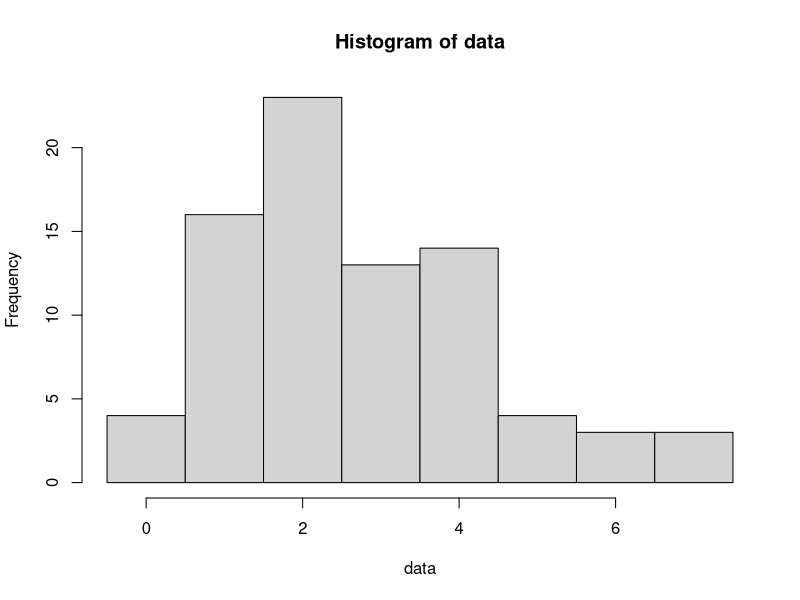
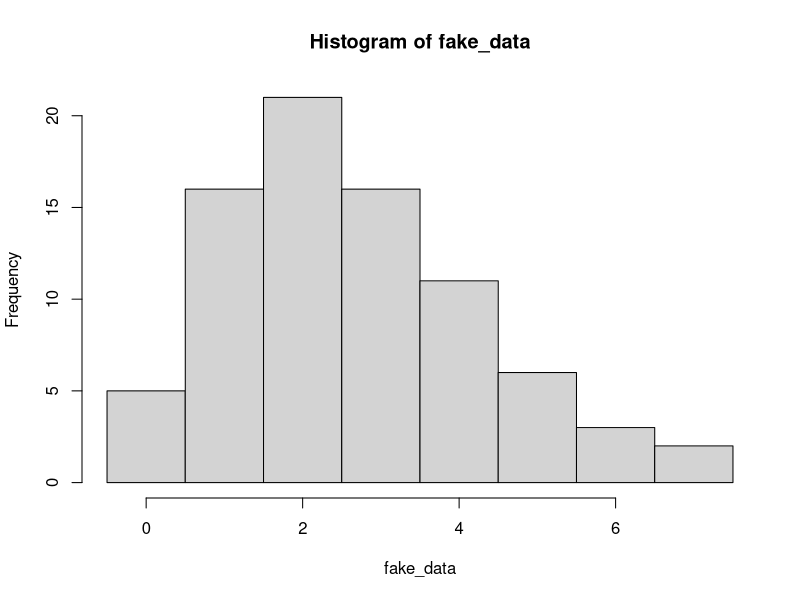
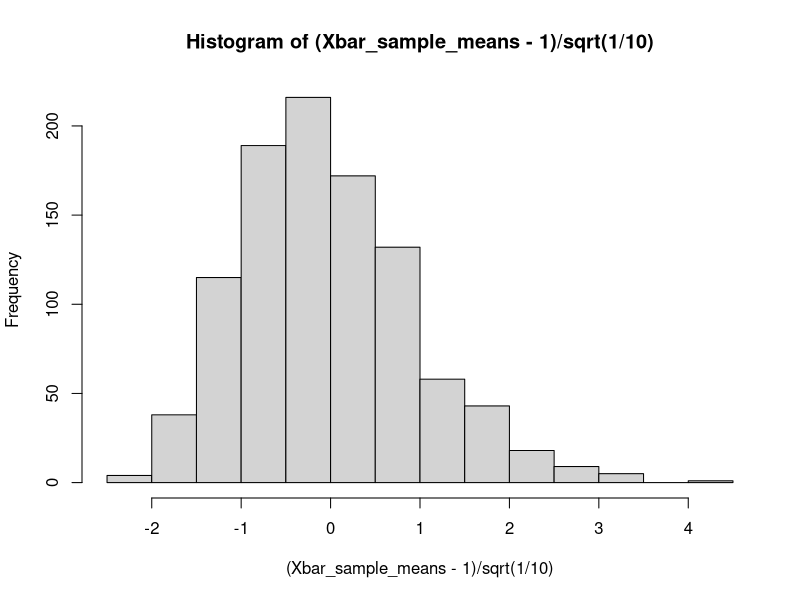
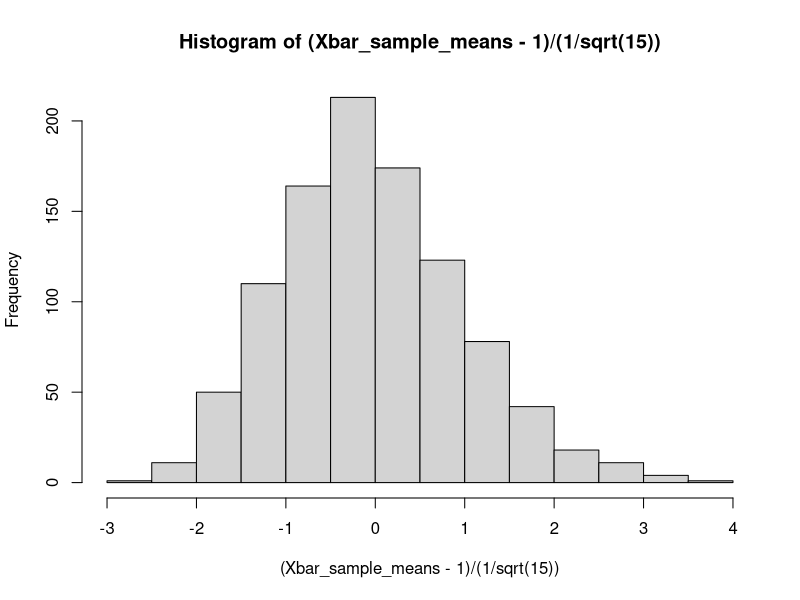
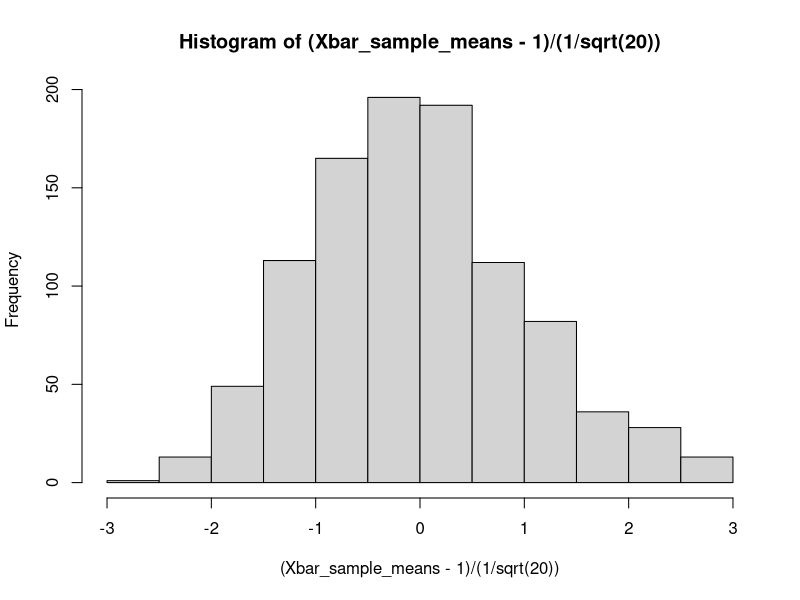
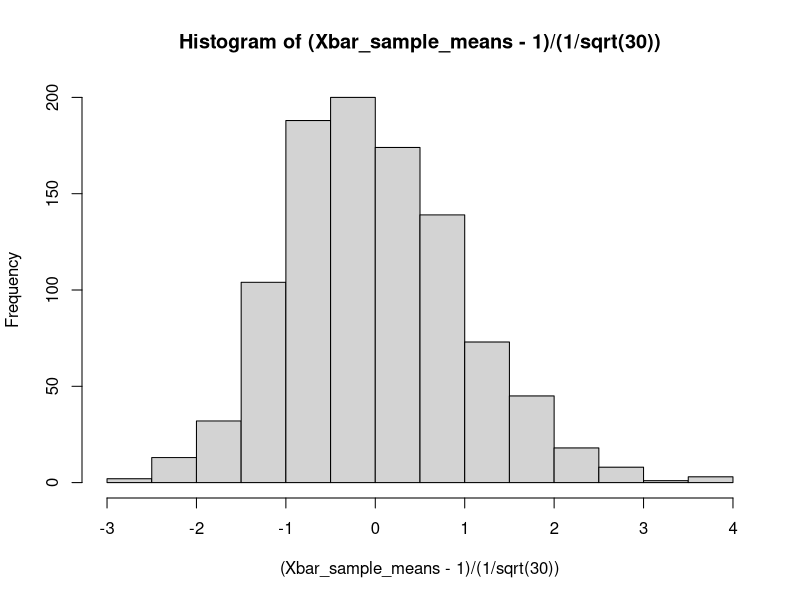
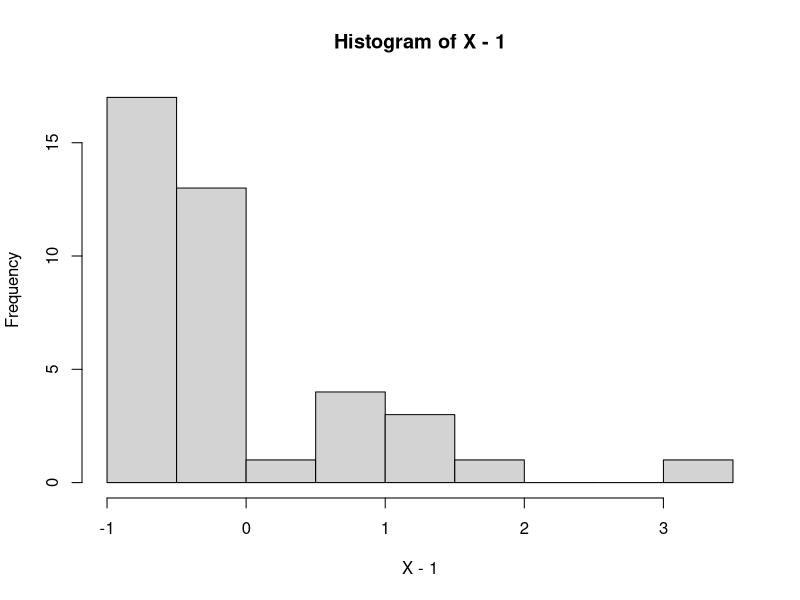
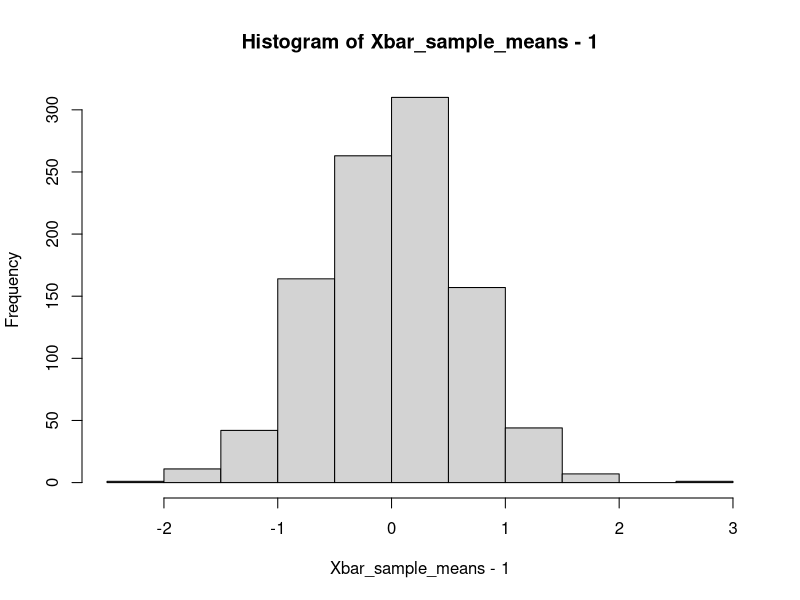

The R script that drew these images, in order:
## ---- chunk 1
# The first argument to qnorm is a vector of the quantiles we want (given as probabilities).
# Asking for the 2.5% and 97.5% quantiles.
qnorm( c(0.025, 0.975), mean=1, sd=1/5)
## ---- chunk 2
qnorm( c(0.025, 0.975), mean=1, sd=1/sqrt(100) )
## ---- chunk 3
n <- 80; # Sample size of our data
lambda_true <- 2.718; # True (but unknown!) Poisson parameter

data <- rpois(n=n, lambda=lambda_true);

hist(data, breaks=seq(-.5,max(data)+.5,1)); # Always good to look at your data!
## ---- chunk 4
# Reminder: we say lambdahat to remind ourselves this is
# an estimate of lambda.
lambda_hat <- mean(data); # Sample mean is our estimate of lambda.

# Generate data under the distribution where lambda_hat is the rate parameter.
# To reiterate, we're pretending that our estimate is the truth and seeing what our data would look like.
fake_data <- rpois(n=n, lambda=lambda_hat);

hist(fake_data, breaks=seq(-.5,max(fake_data)+.5,1))
## ---- chunk 5
# Reminder: sample size and true parameter
n<- 80; lambda_true <- 2.718;
# Generate data from the true distribution
data <- rpois( n=n, lambda=lambda_true);
lambda_hat <- mean(data); # Just estimating this again to remind you

Nrep <- 2000; # Number of repetitions (i.e., replicates)
replicates <- rep(NA,Nrep); # We will store replicates of lambdahat here.
for ( i in 1:Nrep) {
  fake_data <- rpois(n=n, lambda=lambda_hat);
  replicates[i] <- mean( fake_data );
}

# Now construct the confidence interval
CI <- quantile( replicates, probs=c(0.025, 0.975) );
cat(CI)
## ---- chunk 6
run_trial <- function(lambdatrue, n, Nrep) {
  # Run one instance of our experiment above, wherein we
  # 1) Generate data from Pois(lambda_true)
  # 2) Estimate lambdahat from that data.
  # 3) Repeatedly generate data from Pois(lambdahat)
  # 4) Use those repetitions to get an interval.
  # lambdatrue : the true lambda parameter for Poisson
  # n : sample size for the data
  # Nrep : repetitions to use when computing the interval
  data <- rpois(n=n, lambda=lambdatrue);
  lambdahat <- mean(data);
  replicates <- rep(NA,Nrep); # We will store replicates of lambdahat here.
  for ( i in 1:Nrep) {
    fake_data <- rpois(n=n, lambda=lambdahat);
    replicates[i] <- mean( fake_data );
  }

  # Now construct the confidence interval
  # the names=FALSE tells R to return the quantiles with no header
  CI <- quantile( replicates, probs=c(0.025, 0.975), names=FALSE );
  return( (CI[1] < lambdatrue) & (lambdatrue < CI[2]) );
}

## ---- chunk 7
# NOTE: This section of code might take a minute or two to run!
Nexpt <- 500; # Number of times to run the experiment
expt_results <- rep(NA,Nexpt); # Vector to store results
for (i in 1:Nexpt) {
  expt_results[i] <- run_trial(lambdatrue=2.718, n=80, Nrep=1000)
}
# Count what fraction of the time we were correct.
sum(expt_results)/length(expt_results)
## ---- chunk 8
true_rate <- 5;
nsamp <- 25;
obsd_data <- rexp(n=nsamp, rate=true_rate);
# Estimate the rate parameter lambda from the data.
# Recall that the mean is 1/rate, so we can estimate the
# rate by taking the sample mean Xbar, which estimates 1/rate,
# and then using 1/Xbar as our estimate of the rate lambda.
estd_rate <- 1/mean(obsd_data);

NMC <- 2000;
replicates <- rep(NA, NMC);
expt_results <- rep(NA, NMC);
for ( i in 1:NMC) {
  fake_data <- rexp(nsamp, rate=estd_rate);
  # We want to estimate the sampling distribution of the estimated
  # rate parameter from the data.
  replicates[i] <- 1/mean(fake_data);
}

# Now construct the confidence interval
# the names=FALSE tells R to return the quantiles with no header
CI <- quantile( replicates, probs=c(0.025, 0.975), names=FALSE );
(CI[1] < true_rate) & (true_rate < CI[2]) ;
## ---- chunk 9
run_exprate_expt <- function( nsamp, true_rate ) {
  obsd_data <- rexp(n=nsamp, rate=true_rate);
  # Estimate the rate parameter lambda from the data.
  # Recall that the mean is 1/rate, so we can estimate the
  # rate by taking the sample mean Xbar, which estimates 1/rate,
  # and then using 1/Xbar as our estimate of the rate lambda.
  estd_rate <- 1/mean(obsd_data);
  
  # Now generate "fake" data sets and estimate lambda on each.
  NMC <- 2000;
  replicates <- rep(NA, NMC);
  expt_results <- rep(NA, NMC);
  for ( i in 1:NMC) {
    fake_data <- rexp(nsamp, rate=estd_rate);
    # We want to estimate the sampling distribution of the estimated
    # rate parameter from the data.
    replicates[i] <- 1/mean(fake_data);
  }
  
  # Now construct the confidence interval
  # the names=FALSE tells R to return the quantiles with no header
  CI <- quantile( replicates, probs=c(0.025, 0.975), names=FALSE );
  return( (CI[1] < true_rate) & (true_rate < CI[2]) );
}

# Now let's run the above experiment a few thousand times
# and see how often we "catch" the true value of lambda.
lambda_true <- 2;
nsamp <- 100;
M <- 2000;
reps <- rep(NA, M);
for (i in 1:M) {
  reps[i] <- run_exprate_expt( nsamp, lambda_true )
}

sum(reps)/M
## ---- chunk 10
NMC <- 1e3;

# Code to draw n iid RVs from exp(1) and compute their sample mean.
generate_sample_mean <- function( n ) {
  X <- rexp(n=n, rate=1);
  # X has mean 1, variance 1
  # See https://en.wikipedia.org/wiki/Exponential_distribution
  return( mean(X) )
}

# Generate a bunch of such sample means, each on n=10 data points
Xbar_sample_means <- rep( NA, NMC);
for( i in 1:NMC ) {
  Xbar_sample_means[i] <- generate_sample_mean(10);
}

# We center about the mean 1,
# and rescale by the standard deviation of the sample mean,
# sqrt( ( Var X_1 )/10 ) = sqrt(1/10)
hist( (Xbar_sample_means-1)/sqrt(1/10) )
## ---- chunk 11
# Now let's try again, but with a larger sample size.
# Changing n=10 to n=15.

Xbar_sample_means <- rep( NA, NMC);
for( i in 1:NMC ) {
  Xbar_sample_means[i] <- generate_sample_mean(15);
}

hist( (Xbar_sample_means-1)/(1/sqrt(15)) )
## ---- chunk 12
Xbar_sample_means <- rep( NA, NMC);
for( i in 1:NMC ) {
  Xbar_sample_means[i] <- generate_sample_mean(20);
}

hist( (Xbar_sample_means-1)/(1/sqrt(20)) )
## ---- chunk 13
Xbar_sample_means <- rep( NA, NMC);
for( i in 1:NMC ) {
  Xbar_sample_means[i] <- generate_sample_mean(30);
}

hist( (Xbar_sample_means-1)/(1/sqrt(30)) )
## ---- chunk 14
X <- rexp(n=40, rate=1);
# X has mean 1, variance 1
# See https://en.wikipedia.org/wiki/Exponential_distribution

hist( X-1 )
## ---- chunk 15
NMC <- 1e3;

generate_sample_mean <- function( n ) {
  X <- rnorm(n=10, mean=1, sd=2);
  return( mean(X) )
}

Xbar_sample_means <- rep( NA, NMC);
for( i in 1:NMC ) {
  Xbar_sample_means[i] <- generate_sample_mean(n);
}

hist( Xbar_sample_means-1 );
## ---- chunk 16
ptrue <- 0.1;
nsamp <- 30;
M <- 2000;
replicates <- rep(NA, M);
for( i in 1:M) {
  data <- rgeom(n=nsamp, prob=ptrue);
  replicates[i] <- mean( data ); # = Xbar.
}

true_mean <- (1-ptrue)/ptrue;
true_var <- (1-ptrue)/ptrue^2;
hist( (replicates-true_mean)/sqrt(true_var/nsamp) );

## ---- chunk 17
data <- c( 2, 0, 1, 1, 0, 3, 2, 2, 0, 0, 1, 6, 0, 1, 0, 0, 0, 11, 0, 1, 0, 1, 0, 2, 0, 2, 1, 2, 1, 0 );
## ---- chunk 18
xbar <- mean(data);
xbar
## ---- chunk 19
varhat <- var( data );
varhat
## ---- chunk 20
n <- length( data )
c( xbar - 1.96*sqrt( varhat/n ), xbar + 1.96*sqrt( varhat/n ))
## ---- chunk 21
truep <- 0.33;
truemean <- (1-truep)/truep
truemean
